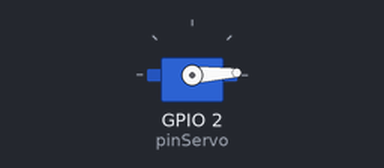
Recording of a sketch running on a simulated ESP32. Shown: servo.

Above: at 0.05 s.
At 1.3 s:
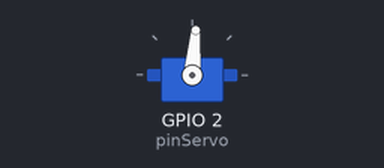
At 2.6 s:
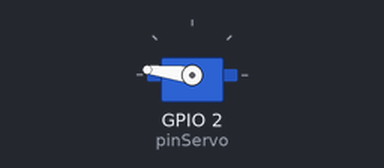
At 5.2 s:
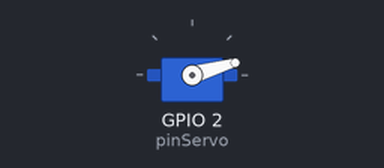
Timing chart, 0 to 7.1 s (numbered marks = the images above):
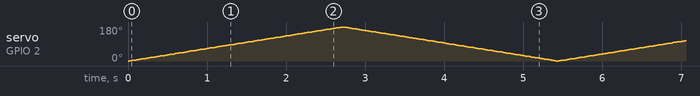

The sketch:

Servo.ino
```cpp
#include <ESP32Servo.h>

Servo servo;
int pinServo = 2;


void setup()
{
  //Inicializar la posicion del servo
  servo.attach(pinServo,500,2500);
}

//Inicializar la posicion (en grados) del sevo
int pos = 0;

void loop() {

  //Ciclo que posicionara el servo de 0 a 180
  for (pos = 0; pos <= 180; pos = pos + 1)
  {
    servo.write(pos);
    delay(15);
  }

  //Ciclo que posicionara el servo de 180 a 0
  for (pos = 180; pos >= 0; pos = pos - 1)
  {
    servo.write(pos);
    delay(15);
  }
}
```
